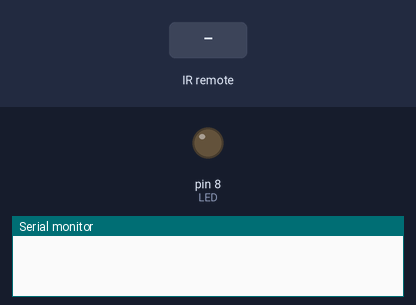
The sketch below on a simulated Arduino Uno, built with avr-gcc and run on an emulated ATmega328P. Parts: output pins drawn as LEDs (lit = HIGH), the last lines printed to the serial monitor. The test bench sets the inputs (shaded band).

Above: at 1.2 s.
1.3 s: infrared code 0x2FD58A7 received
At 1.4 s:
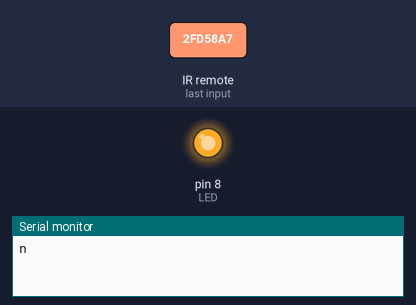
3.0 s: infrared code 0x2FD7887 received
At 4.0 s:
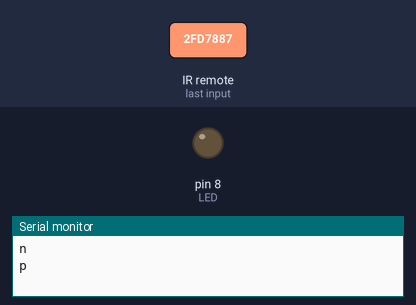
Timing chart, 0 to 6.0 s (numbered marks = the images above; inputs shaded):
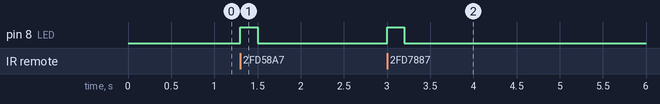

The sketch:

IRArduino.pde
```cpp
// (licence header left out)
#include <IRremote.h>

int RECV_PIN = 9;
int LED = 8;

IRrecv irrecv(RECV_PIN);

decode_results results;

void blink_led() {
  digitalWrite(LED, HIGH);
  delay(200);
  digitalWrite(LED, LOW);
}

void setup()
{
  Serial.begin(9600);
  irrecv.enableIRIn(); // Start the receiver
  pinMode(LED, OUTPUT);
}

void loop() {
  if (irrecv.decode(&results)) {
    switch ( results.value ) {
      case 0x2fd58a7:
      case 0xFF50AF:
        Serial.println("n");
        blink_led();
        delay(500);
      break;

      case 0x2fd7887:
      case 0xFF10EF:
        Serial.println("p");
        blink_led();
        delay(500);
      break;
    }
    //Serial.println(results.value, HEX);
    irrecv.resume(); // Receive the next value
  }
}
```

Measured:
- after the input at 1.3 s, pin 8 (LED): LOW → HIGH at once, → LOW 0.20 s later
- after the input at 3.0 s, pin 8 (LED): LOW → HIGH at once, → LOW 0.20 s later
